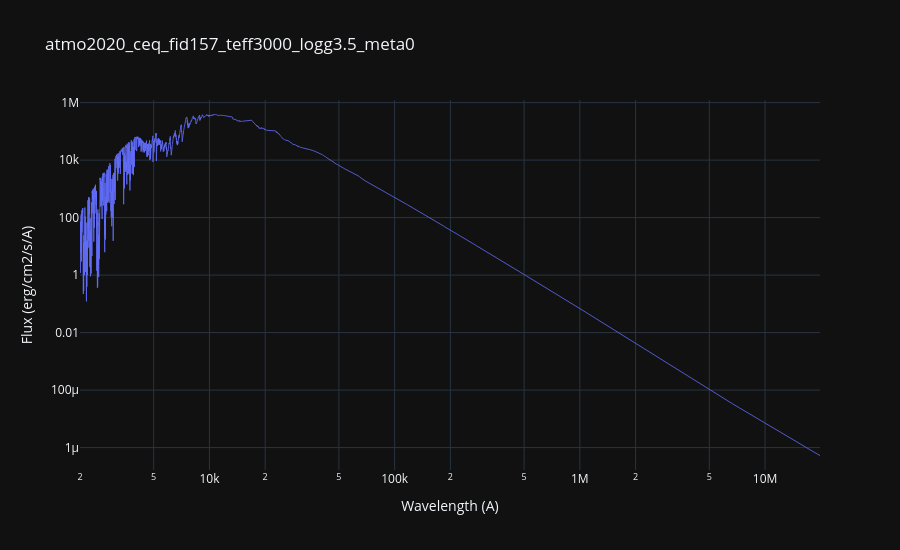
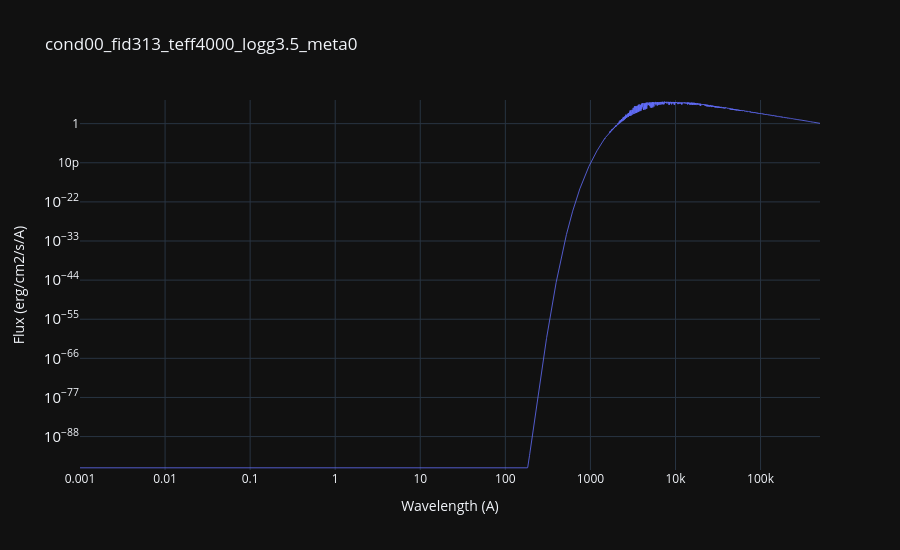

Notebook cell for these charts, in order:
### Code cell
# You can use either the model_id or the collection name as it appears in the table
COLLECTIONS = ['ATMO 2020, CEQ', 'AMES-Cond 2000']   # name or model_id
FORMAT      = 'ascii'         # 'ascii' or 'votable'
CARPETA_SALIDA        = './descargas'
ACCION                = 'ambos'         # 'descargar', 'visualizar' or 'ambos'
MAX_PLOTS             = 1              # number of spectra to visualize
MAX_DOWNLOADS         = 50             # maximum spectra to download — None to download all
 


def get_model_id(name_or_id, df):
    """
    Accepts either a model_id or a collection name (case-insensitive)
    and returns the corresponding model_id.
    """
    if name_or_id in df['model_id'].values:
        return name_or_id
    match = df[df['name'].str.lower() == name_or_id.lower()]
    if not match.empty:
        return match.iloc[0]['model_id']
    return None


def nearest_value(value, options):
    """
    The SVO form only accepts exact values that exist in its lists.
    If the user enters 3200 K but the model only has 3000 and 3500,
    this returns 3000 because it is the closest (difference of 200 vs 300).
    """
    if not options: return str(value)
    try:
        v       = float(value)
        closest = min(options, key=lambda x: abs(x - v))
        return str(int(closest)) if closest == int(closest) else str(closest)
    except (ValueError, TypeError):
        return str(options[0])


def get_spectrum_ids(model_id, teff_min, teff_max, logg_min, logg_max):
    """Fetches the IDs of spectra that match the filter for a given model."""
    col          = df_collections[df_collections['model_id'] == model_id].iloc[0]
    teff_options = col.get('teff_options', []) if isinstance(col, dict) else []
    logg_options = col.get('logg_options', []) if isinstance(col, dict) else []
    data = {
        'models': f',{model_id}',
        f'params[{model_id}][teff][min]': nearest_value(teff_min, teff_options) if teff_min is not None else '',
        f'params[{model_id}][teff][max]': nearest_value(teff_max, teff_options) if teff_max is not None else '',
        f'params[{model_id}][logg][min]': nearest_value(logg_min, logg_options) if logg_min is not None else '',
        f'params[{model_id}][logg][max]': nearest_value(logg_max, logg_options) if logg_max is not None else '',
        'nres': 'all', 'boton': 'Search'
    }
    resp = requests.post(BASE_URL, data=data, timeout=30)
    soup = BeautifulSoup(resp.text, 'html.parser')
    fids, seen = [], set()
    for a in soup.find_all('a', href=True):
        href = a.get('href', '')
        if 'ssap.php' in href and 'format=votable' in href:
            # Each spectrum has two links (ASCII and VOTable) with the same fid.
            # We filter by votable only to avoid processing the same id twice.
            for part in href.split('&'):
                if part.startswith('fid='):
                    fid = part.split('=')[1]
                    if fid not in seen:
                        fids.append(fid)
                        seen.add(fid)
    return fids


def download_spectrum(model_id, fid, fmt, output_dir):
    """Downloads a single spectrum and names it with Teff, logg and metallicity."""
    ext  = 'xml' if fmt == 'votable' else 'txt'
    url  = f'{SSAP_URL}?model={model_id}&fid={fid}&format={fmt}'
    # Temporary name while downloading
    tmp_path = os.path.join(output_dir, f'{model_id}_fid{fid}.{ext}')
    try:
        resp = requests.get(url, timeout=30)
        resp.raise_for_status()
        with open(tmp_path, 'wb') as f:
            f.write(resp.content)

        # Read parameters from ASCII header and rename
        if fmt == 'ascii':
            teff, logg, meta = None, None, 0.0
            with open(tmp_path, 'r') as f:
                for line in f:
                    if not line.startswith('#'): break
                    if 'teff' in line.lower():
                        m = re.search(r'=\s*([\d.]+)', line)
                        if m: teff = float(m.group(1))
                    elif 'logg' in line.lower():
                        m = re.search(r'=\s*([\d.]+)', line)
                        if m: logg = float(m.group(1))
                    elif 'meta' in line.lower():
                        m = re.search(r'=\s*(-?[\d.]+)', line)
                        if m: meta = float(m.group(1))

            if teff is not None and logg is not None and meta is not None:
                new_name = f'{model_id}_fid{fid}_teff{teff:g}_logg{logg:g}_meta{meta:g}.{ext}'
                new_path = os.path.join(output_dir, new_name)
                os.rename(tmp_path, new_path)
                return new_path

        return tmp_path
    except Exception as e:
        print(f'   Error downloading fid={fid}: {e}')
        return None


os.makedirs(CARPETA_SALIDA, exist_ok=True)

def get_spectrum_ids_with_params(model_id, teff_min, teff_max, logg_min, logg_max):
    """
    Same as get_spectrum_ids but also returns the Teff of each spectrum.
    Results are sorted by proximity to the center of the search range,
    so the most representative spectra appear first.
    """
    col          = df_collections[df_collections['model_id'] == model_id].iloc[0]
    teff_options = col.get('teff_options', []) if isinstance(col, dict) else []
    logg_options = col.get('logg_options', []) if isinstance(col, dict) else []

    data = {
        'models': f',{model_id}',
        f'params[{model_id}][teff][min]': nearest_value(teff_min, teff_options) if teff_min is not None else '',
        f'params[{model_id}][teff][max]': nearest_value(teff_max, teff_options) if teff_max is not None else '',
        f'params[{model_id}][logg][min]': nearest_value(logg_min, logg_options) if logg_min is not None else '',
        f'params[{model_id}][logg][max]': nearest_value(logg_max, logg_options) if logg_max is not None else '',
        'nres': 'all', 'boton': 'Search'
    }
    resp = requests.post(BASE_URL, data=data, timeout=30)
    soup = BeautifulSoup(resp.text, 'html.parser')

    espectros = []
    seen      = set()
    for table in soup.find_all('table'):
        celdas = [td.get_text(strip=True) for td in table.find_all('td')]
        if 'Model' in celdas and 'Teff' in celdas and 'VOtable' in str(table):
            for row in table.find_all('tr'):
                cols_row = [td.get_text(strip=True) for td in row.find_all('td')]
                fid = None
                for a in row.find_all('a', href=True):
                    href = a.get('href', '')
                    if 'ssap.php' in href and 'format=votable' in href:
                        for part in href.split('&'):
                            if part.startswith('fid='):
                                fid = part.split('=')[1]
                if fid and fid not in seen and len(cols_row) >= 3:
                    try:
                        teff_val = float(cols_row[1])
                        espectros.append({'fid': fid, 'teff': teff_val})
                        seen.add(fid)
                    except (ValueError, IndexError):
                        pass

    # Sort by proximity to the center of the search range (Teff only)
    if teff_min is not None and teff_max is not None:
        centro = (teff_min + teff_max) / 2
        espectros.sort(key=lambda x: abs(x['teff'] - centro))

    return espectros

for name_or_id in COLLECTIONS:
    model_id = get_model_id(name_or_id, df_collections)
    if model_id is None:
        print(f'Collection "{name_or_id}" not found.')
        print(f'Available collections: {list(df_collections.name)}')
        continue

    col_name = df_collections[df_collections['model_id'] == model_id].iloc[0]['name']
    print(f'\n[{col_name}] — searching spectra in range...')

    if ACCION in ('descargar', 'ambos'):
        fids = get_spectrum_ids(model_id, TEFF_MIN, TEFF_MAX, LOGG_MIN, LOGG_MAX)
        if not fids:
            print(f'   No spectra found for that range.')
            continue

        # Limit downloads if MAX_DOWNLOADS is set
        fids_a_descargar = fids[:MAX_DOWNLOADS] if MAX_DOWNLOADS else fids
        if MAX_DOWNLOADS and len(fids) > MAX_DOWNLOADS:
            print(f'   {len(fids)} spectra found. Downloading the first {MAX_DOWNLOADS} '
                  f'(set MAX_DOWNLOADS=None to download all)...')
        else:
            print(f'   {len(fids)} spectra found. Downloading all...')

        descargados = 0
        for i, fid in enumerate(fids_a_descargar):
            path = download_spectrum(model_id, fid, FORMAT, CARPETA_SALIDA)
            if path:
                descargados += 1
                print(f'   [{i+1}/{len(fids_a_descargar)}] {os.path.basename(path)}')
            time.sleep(0.2)
        print(f'\n   {descargados}/{len(fids_a_descargar)} spectra downloaded to "{CARPETA_SALIDA}"')

    if ACCION in ('visualizar', 'ambos'):
        print(f'\nFetching the {MAX_PLOTS} spectra closest to the search range...')
        espectros = get_spectrum_ids_with_params(model_id, TEFF_MIN, TEFF_MAX, LOGG_MIN, LOGG_MAX)
        if not espectros:
            print('   No spectra found to visualize.')
        else:
            visualize_spectra(model_id, espectros, CARPETA_SALIDA, MAX_PLOTS, TEFF_MIN, TEFF_MAX)

### Figure 1 — Plotly figure (JSON) as saved in the notebook; plotly's stock layout.template omitted (floating-point values rounded to 4 significant figures; data arrays with more than 128 entries replaced by an {"elided": "..."} marker saying what was removed)
{"data": [{"hovertemplate": "lambda: %{x:.1f} A<br>Flux: %{y:.2e}<extra>%{fullData.name}</extra>", "line": {"width": 0.8}, "mode": "lines", "name": "atmo2020_ceq_fid157_teff3000_logg3.5_meta0", "type": "scatter", "x": {"elided": "5000 float values"}, "y": {"elided": "5000 float values"}}], "layout": {"height": 550, "hovermode": "x unified", "legend": {"title": {"text": "Spectra"}}, "title": {"text": "atmo2020_ceq_fid157_teff3000_logg3.5_meta0"}, "xaxis": {"range": [3.301, 7.297], "title": {"text": "Wavelength (A)"}, "type": "log"}, "yaxis": {"range": [-6.78, 6.091], "title": {"text": "Flux (erg/cm2/s/A)"}, "type": "log"}}}

### Figure 2 — Plotly figure (JSON) as saved in the notebook; plotly's stock layout.template omitted (floating-point values rounded to 4 significant figures; data arrays with more than 128 entries replaced by an {"elided": "..."} marker saying what was removed)
{"data": [{"hovertemplate": "lambda: %{x:.1f} A<br>Flux: %{y:.2e}<extra>%{fullData.name}</extra>", "line": {"width": 0.8}, "mode": "lines", "name": "cond00_fid313_teff4000_logg3.5_meta0", "type": "scatter", "x": {"elided": "52988 float values"}, "y": {"elided": "52988 float values"}}], "layout": {"height": 550, "hovermode": "x unified", "legend": {"title": {"text": "Spectra"}}, "title": {"text": "cond00_fid313_teff4000_logg3.5_meta0"}, "xaxis": {"range": [-3, 5.699], "title": {"text": "Wavelength (A)"}, "type": "log"}, "yaxis": {"range": [-97.4, 6.651], "title": {"text": "Flux (erg/cm2/s/A)"}, "type": "log"}}}
